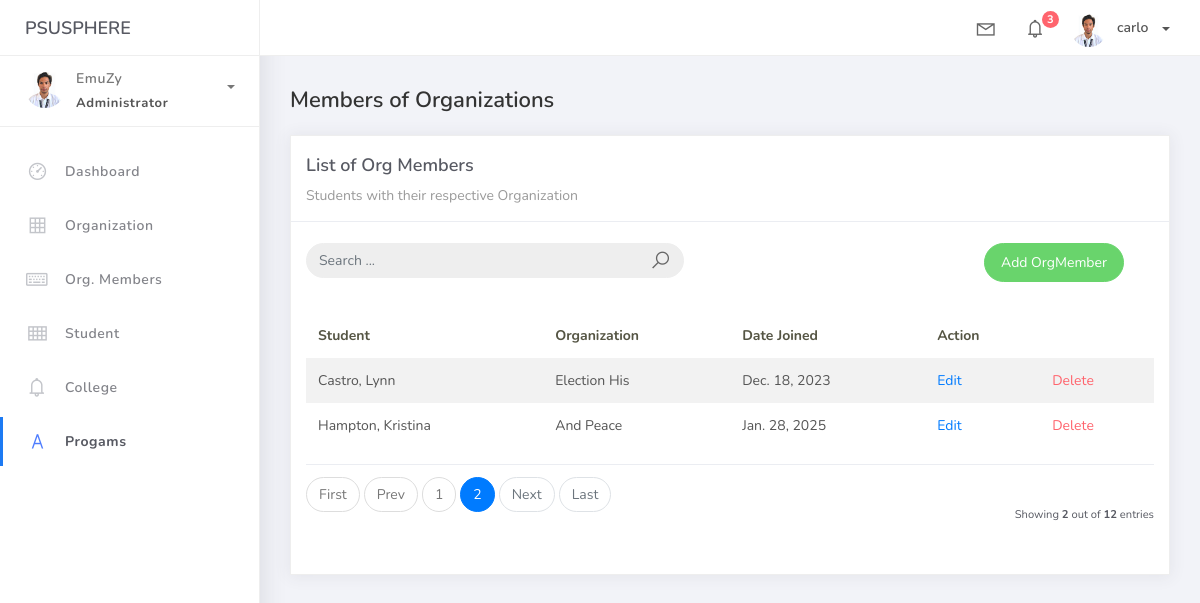
The app's page /orgmem_list?page=2, older data.
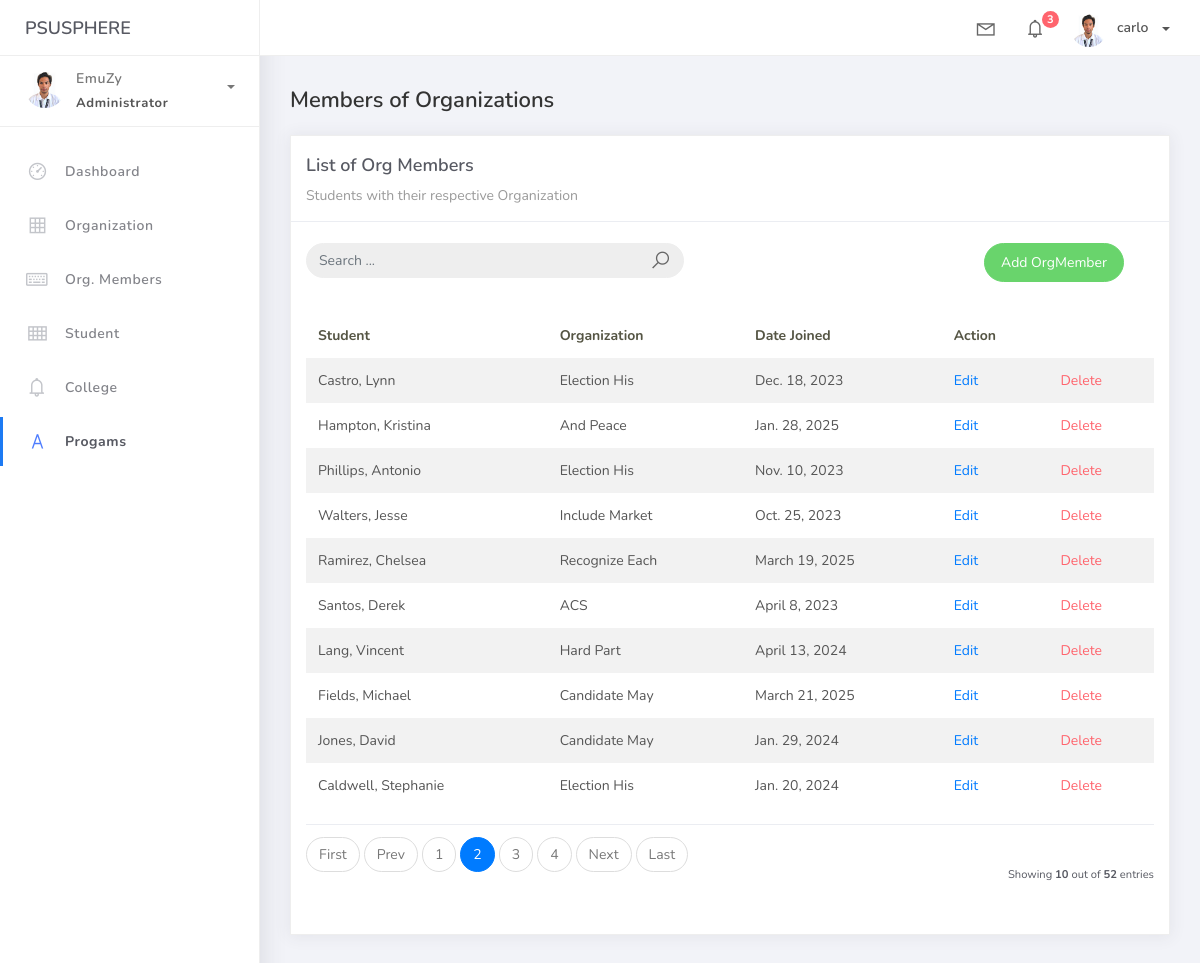
The same page, newer data.
### studentorg/models.py (models this page shows)
class BaseModel(models.Model):
    create_at = models.DateTimeField(auto_now_add = True, db_index = True)
    update_at = models.DateTimeField(auto_now = True)
    class Meta:
        abstract = True

class OrgMember(BaseModel):
    student = models.ForeignKey(Student, on_delete = models.CASCADE)
    organization = models.ForeignKey(Organization, on_delete = models.CASCADE)
    date_joined = models.DateField()

class Student(BaseModel):
    student_id = models.CharField(max_length = 15)
    firstname = models.CharField(max_length = 25)
    lastname = models.CharField(max_length = 25)
    middlename = models.CharField(max_length = 25, blank = True, null = True)
    program = models.ForeignKey(Program, on_delete = models.CASCADE)
    def __str__(self):
        return f"{self.lastname}, {self.firstname}"

class Organization(BaseModel):
    name = models.CharField(max_length = 250)
    college = models.ForeignKey(College, null = True, blank = True, on_delete = models.CASCADE)
    description = models.CharField(max_length = 500)
    def __str__(self):
        return self.name

### studentorg/views.py (the view)
# urls.py: path('orgmem_list', OrgMemList.as_view(), name='orgmem-list'),
class OrgMemList(ListView):
    model = OrgMember
    context_object_name = 'orgmem'
    template_name = "orgmem_list.html"
    paginate_by = 10
    def get_queryset(self, *args, **kwargs):
        qs = super(OrgMemList, self).get_queryset(*args, **kwargs)
        if self.request.GET.get("q") != None:
            query = self.request.GET.get('q')
            qs = qs.filter(Q(student__lastname__icontains=query) |
            Q(student__firstname__icontains=query) |
            Q(date_joined__icontains=query) | Q(organization__name__icontains=query))
        return qs

### templates/orgmem_list.html
{% extends 'base.html' %} {% load static %} {% block content %}
<div class="content">
    <div class="container-fluid">
        <h4 class="page-title">Members of Organizations</h4>
        <div class="row">
            <div class="col-md-12">
                <div class="card">
                    <div class="card-header">
                        <div class="card-title">List of Org Members</div>
                        <div class="card-category">Students with their respective Organization</div>
                    </div>
                    <br>
                        <div class="col-md-12 row">
                            <div class="col-md-6">
                                <form action="" class="navbar-left navbar-form nav-search mr-md-3" action="{% url 'orgmem-list' %}">
                                    <div class="input-group">
                                        <input type="text" placeholder="Search ..." class="form-control" name="q">
                                        <div class="input-group-append">
                                        <span class="input-group-text">
                                            <i class="la la-search search-icon"></i>
                                        </span>
                                        </div>
                                    </div>
                                </form>
                            </div>
                            <div class="col-md-6">
                                <div class="pull-right">
                                    <a href="{% url 'orgmem-add' %}" class="btn btn-success btn-rounded">Add OrgMember</a>
                                </div>
                            </div>
                        </div>
                    <div class="card-body">
                        <table class="table table-striped mt-3">
                            <thead>
                                <tr>
                                    <th scope="col">Student</th>
                                    <th scope="col">Organization</th>
                                    <th scope="col">Date Joined</th>
                                    <th scope="col">Action</th>
                                </tr>
                            </thead>
                            <tbody>
                                {% for object in object_list %}
                                <tr>
                                    <td>{{ object.student }}</td>
                                    <td>{{ object.organization }}</td>
                                    <td>{{ object.date_joined }}</td>
                                    <td><a href="orgmem_list/{{ object.id }}">Edit</a></td>
                                    <td><a href="orgmem_list/{{ object.id }}/delete" class="text-danger">Delete</a></td>
                                </tr>
                                {% empty %}
                                <tr>
                                    <td colspan="4" style="text-align: center">
                                    <p class="text-sm font-weight-bold mb-0">No Records Found</p>
                                    </td>
                                </tr>
                                {% endfor %}
                            </tbody>
                        </table>
                        {% include 'includes/pagination.html' %}
                    </div>
                </div>
            </div>
        </div>
    </div>
</div>
{% endblock %}

Row changes from the older to the newer data that the page shows:
added OrgMember: student "Phillips, Antonio", organization "Election His", date_joined "Nov. 10, 2023"
added OrgMember: student "Walters, Jesse", organization "Include Market", date_joined "Oct. 25, 2023"
added OrgMember: student "Ramirez, Chelsea", organization "Recognize Each", date_joined "March 19, 2025"
added OrgMember: student "Santos, Derek", organization "ACS", date_joined "April 8, 2023"
added OrgMember: student "Lang, Vincent", organization "Hard Part", date_joined "April 13, 2024"
added OrgMember: student "Fields, Michael", organization "Candidate May", date_joined "March 21, 2025"
added OrgMember: student "Jones, David", organization "Candidate May", date_joined "Jan. 29, 2024"
added OrgMember: student "Caldwell, Stephanie", organization "Election His", date_joined "Jan. 20, 2024"
Text that changed along with them:
{{ object_list.count }}: "2" → "10"
{{ paginator.count }}: "12" → "52"
new list line: "3"
new list line: "4"
